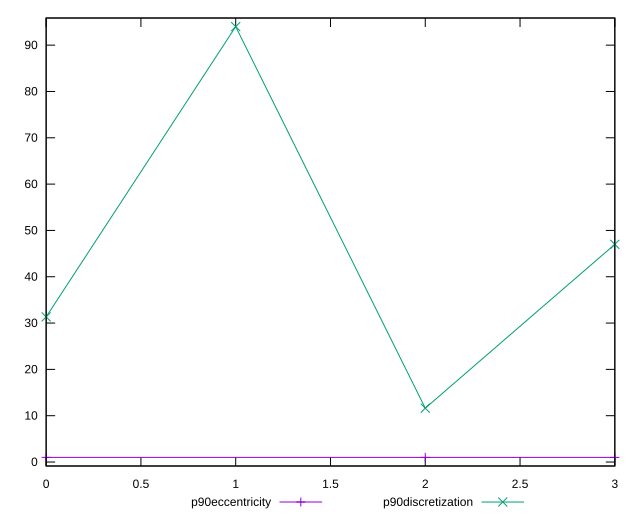

Recreate this plot in gnuplot.
reset

$p90Eccentricity <<EOF
0 0.9999999999999974
2 1.000000000000005
3 1.000000000000002
EOF

$p90Discretization <<EOF
0 31.333333333333332
1 94
2 11.625
3 47
EOF

set key outside below
set xrange [0:3]
set yrange [-0.8600000000000027:95.86]
set trange [-0.8600000000000027:95.86]
set terminal svg size 640, 520 enhanced background rgb 'white'
set output "reports/report_00030_2021-02-24T20-42-31.540Z/unminified-javascript/progression/eccentricity.svg"

plot $p90Eccentricity title "p90eccentricity" with linespoints, \
     $p90Discretization title "p90discretization" with linespoints

reset
